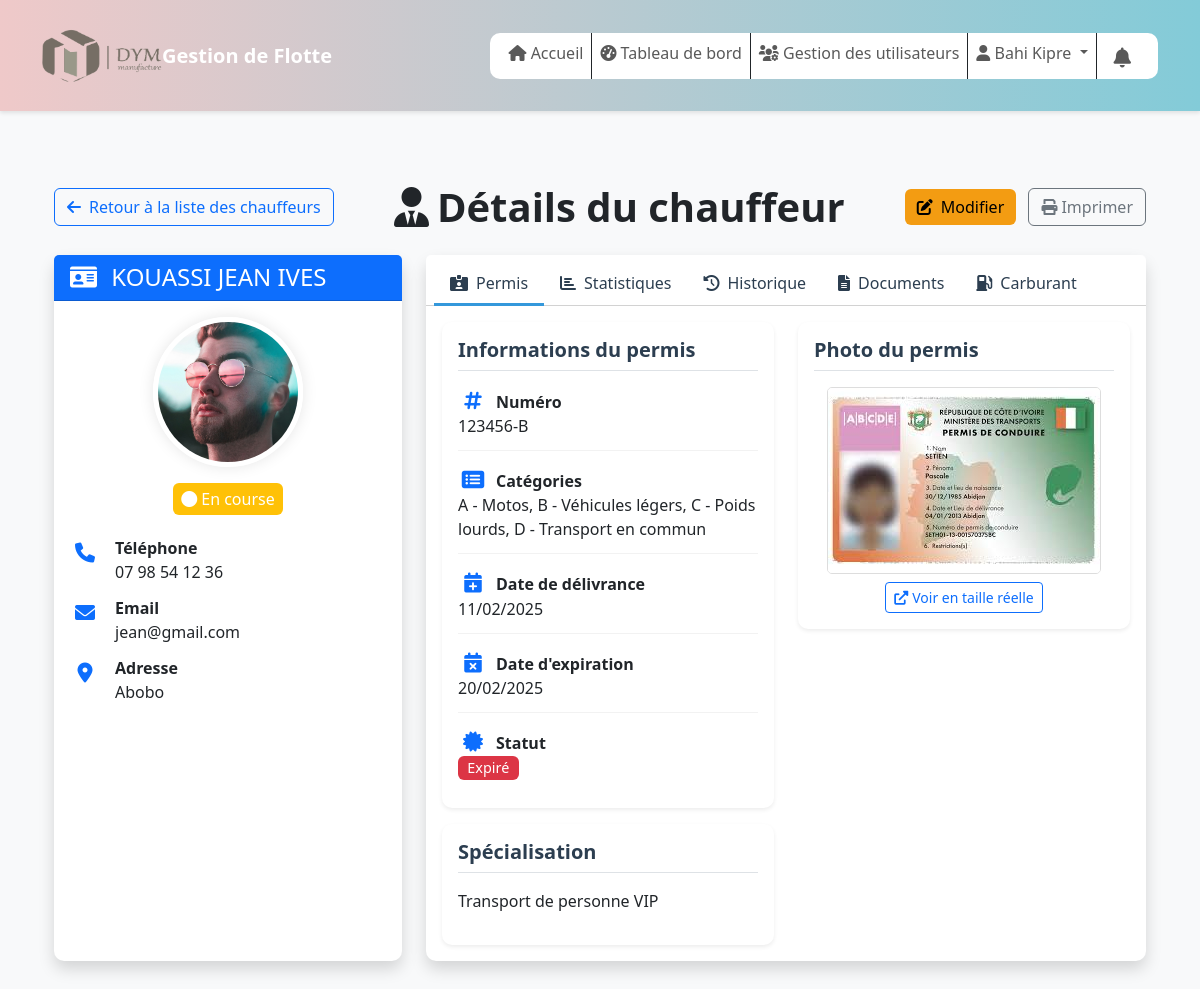
The app's page /chauffeur_details.php?id=5 (signed in) with its own data.
### tables this page shows
CREATE TABLE `chauffeurs` (
  `id_chauffeur` bigint(20) UNSIGNED NOT NULL,
  `id_utilisateur` bigint(20) UNSIGNED DEFAULT NULL,
  `nom` varchar(255) NOT NULL,
  `prenoms` varchar(255) NOT NULL,
  `date_naissance` date NOT NULL,
  `telephone` varchar(20) NOT NULL,
  `email` varchar(100) DEFAULT NULL,
  `adresse` text NOT NULL,
  `photo_profil` varchar(255) NOT NULL,
  `numero_permis` varchar(50) NOT NULL,
  `type_permis` varchar(20) NOT NULL,
  `date_delivrance_permis` date DEFAULT NULL,
  `date_expiration_permis` date DEFAULT NULL,
  `photo_permis` varchar(255) NOT NULL,
  `date_embauche` date NOT NULL,
  `specialisation` text DEFAULT NULL,
  `statut` enum('disponible','en_course','conge','indisponible') DEFAULT 'disponible',
  `statut_permis` enum('valide','expire','permanant') NOT NULL,
  `vehicule_attribue` int(11) NOT NULL,
  `created_at` timestamp NOT NULL DEFAULT current_timestamp(),
  `updated_at` datetime NOT NULL DEFAULT current_timestamp()
);

### chauffeur_details.php (the view, shortened to what the rows shown need)
<?php
include_once("database" . DIRECTORY_SEPARATOR . "config.php");
$id_chauffeur = intval($_GET['id']);
$query = "SELECT c.*,
          TIMESTAMPDIFF(YEAR, c.date_naissance, CURDATE()) as age,
          CONCAT(v.marque, ' ', v.modele, ' (', v.immatriculation, ')') as vehicule_info
          FROM chauffeurs c
          LEFT JOIN vehicules v ON c.vehicule_attribue = v.id_vehicule
          WHERE c.id_chauffeur = :id_chauffeur";
$stmt = $pdo->prepare($query);
$stmt->execute(['id_chauffeur' => $id_chauffeur]);
$chauffeur = $stmt->fetch(PDO::FETCH_ASSOC);
$statut_permis_class = '';
$statut_permis_text = '';
switch ($chauffeur['statut_permis']) {
    case 'expire':
        $statut_permis_class = 'bg-danger';
        $statut_permis_text = 'Expiré';
        break;
}
$statut_class = '';
$statut_text = '';
switch ($chauffeur['statut']) {
    case 'en_course':
        $statut_class = 'bg-warning';
        $statut_text = 'En course';
        break;
}
?>
<?php include_once("includes" . DIRECTORY_SEPARATOR . "header.php") ?>
<div class="container-fluid py-4">
    <div class="d-flex justify-content-between align-items-center mb-4">
        <h1 class="mb-0">
            <i class="fas fa-user-tie me-2"></i>Détails du chauffeur
        </h1>
    </div>
    <div class="row g-4">
        <div class="col-md-4">
            <div class="card shadow border-0 h-100">
                <div class="card-header bg-primary text-white">
                    <h4 class="mb-0">
                        <i class="fas fa-id-card me-2"></i>
                        <?= htmlspecialchars($chauffeur['nom']) ?> <?= htmlspecialchars($chauffeur['prenoms']) ?>
                    </h4>
                </div>
                <div class="card-body">
                    <div class="text-center mb-4">
                        <?php if (!empty($chauffeur['photo_profil'])): ?>
                            <img src="uploads/chauffeurs/profils/<?= htmlspecialchars($chauffeur['photo_profil']) ?>"
                                alt="Photo de <?= htmlspecialchars($chauffeur['nom']) ?>"
                                class="img-fluid rounded-circle chauffeur-profile-pic">
                        <?php else: ?>
                            <div class="bg-secondary text-white rounded-circle chauffeur-profile-placeholder">
                                <i class="fas fa-user"></i>
                            </div>
                        <?php endif; ?>
                        <div class="mt-3">
                            <span class="badge <?= $statut_class ?> fs-6 p-2">
                                <i class="fas fa-circle me-1"></i><?= $statut_text ?>
                            </span>
                        </div>
                    </div>
                    <div class="info-list">
                        <div class="info-item">
                            <div>
                                <h6>Téléphone</h6>
                                <p><?= htmlspecialchars($chauffeur['telephone']) ?></p>
                            </div>
                        </div>
                        <div class="info-item">
                            <div>
                                <h6>Email</h6>
                                <p><?= htmlspecialchars($chauffeur['email']) ?></p>
                            </div>
                        </div>
                        <div class="info-item">
                            <div>
                                <h6>Adresse</h6>
                                <p><?= htmlspecialchars($chauffeur['adresse']) ?></p>
                            </div>
                        </div>
                    </div>
                </div>
            </div>
        </div>
        <div class="col-md-8">
            <div class="card shadow border-0">
                <div class="card-body">
                    <div class="tab-content" id="chauffeurDetailsTabContent">
                        <div class="tab-pane fade show active" id="permis" role="tabpanel" aria-labelledby="permis-tab">
                            <div class="row">
                                <div class="col-md-6">
                                    <div class="card mb-3 border-0 shadow-sm">
                                        <div class="card-body">
                                            <div class="info-list permis-info">
                                                <div class="info-item">
                                                    <div>
                                                        <h6><i class="fas fa-hashtag text-primary me-2"></i>Numéro</h6>
                                                        <p><?= htmlspecialchars($chauffeur['numero_permis']) ?></p>
                                                    </div>
                                                </div>
                                                <div class="info-item">
                                                    <div>
                                                        <h6><i class="fas fa-calendar-plus text-primary me-2"></i>Date de délivrance</h6>
                                                        <p><?= date('d/m/Y', strtotime($chauffeur['date_delivrance_permis'])) ?></p>
                                                    </div>
                                                </div>
                                                <?php if (!empty($chauffeur['date_expiration_permis'])): ?>
                                                <div class="info-item">
                                                    <div>
                                                        <h6><i class="fas fa-calendar-times text-primary me-2"></i>Date d'expiration</h6>
                                                        <p><?= date('d/m/Y', strtotime($chauffeur['date_expiration_permis'])) ?></p>
                                                    </div>
                                                </div>
                                                <?php endif; ?>
                                                <div class="info-item">
                                                    <div>
                                                        <p><span class="badge <?= $statut_permis_class ?>"><?= $statut_permis_text ?></span></p>
                                                    </div>
                                                </div>
                                            </div>
                                        </div>
                                    </div>
                                    <?php if (!empty($chauffeur['specialisation'])): ?>
                                    <div class="card border-0 shadow-sm">
                                        <div class="card-body">
                                            <h5 class="card-title border-bottom pb-2 mb-3">Spécialisation</h5>
                                            <p><?= nl2br(htmlspecialchars($chauffeur['specialisation'])) ?></p>
                                        </div>
                                    </div>
                                    <?php endif; ?>
                                </div>
                                <div class="col-md-6">
                                    <div class="card border-0 shadow-sm">
                                        <div class="card-body">
                                            <?php if (!empty($chauffeur['photo_permis'])): ?>
                                                <div class="text-center">
                                                    <img src="uploads/chauffeurs/permis/<?= htmlspecialchars($chauffeur['photo_permis']) ?>"
                                                        alt="Permis de <?= htmlspecialchars($chauffeur['nom']) ?>"
                                                        class="img-fluid permis-image">
                                                    <a href="uploads/chauffeurs/permis/<?= htmlspecialchars($chauffeur['photo_permis']) ?>"
                                                       class="btn btn-sm btn-outline-primary mt-2" target="_blank">
                                                        <i class="fas fa-external-link-alt me-1"></i>Voir en taille réelle
                                                    </a>
                                                </div>
                                            <?php endif; ?>
                                        </div>
                                    </div>
                                </div>
                            </div>
                        </div>
                    </div>
                </div>
            </div>
        </div>
    </div>
</div>
<?php include_once("includes" . DIRECTORY_SEPARATOR . "footer.php") ?>

### records on screen
chauffeurs: nom "KOUASSI", prenoms "JEAN IVES", photo_profil (picture), statut "En course", telephone "07 98 54 12 36", email "jean@gmail.com", adresse "Abobo", numero_permis "123456-B", date_delivrance_permis "11/02/2025", date_expiration_permis "20/02/2025", statut_permis "Expiré", specialisation "Transport de personne VIP", photo_permis (picture)

### other values on screen
$_SESSION['nom'] . ' ' . $_SESSION['prenom'] "Bahi Kipre"
$formatted_permis_str "A - Motos, B - Véhicules légers, C - Poids lourds, D - Transport en commun"
